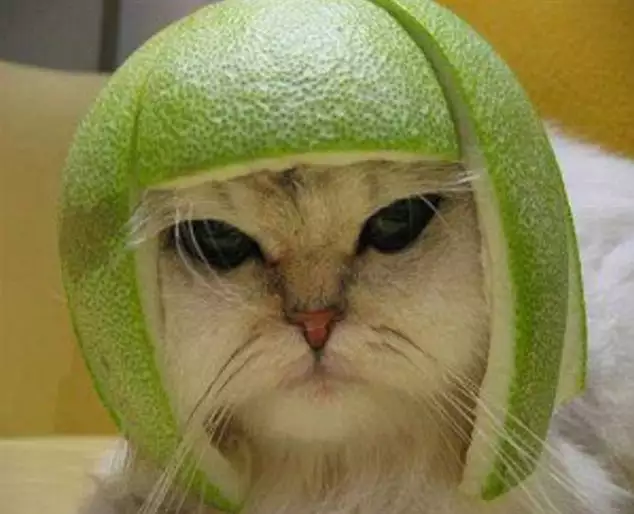
#> input picture kucing_helm.webp, 634 x 514 px
$ python fourier.py   (older library calls are emulated)
#> lines starting #> are read from the running program, lines starting #| are printed output that depends on the picture
# Vilda Azizah Wiguna (1217070085)

import cv2
import numpy as np
import matplotlib.pyplot as plt

image = cv2.imread(r"kucing_helm.webp")
#> image is the input picture: shape (514, 634, 3); mean B, G, R 78.9, 129.3, 135.7
gray = cv2.cvtColor(image,cv2.COLOR_BGR2GRAY)
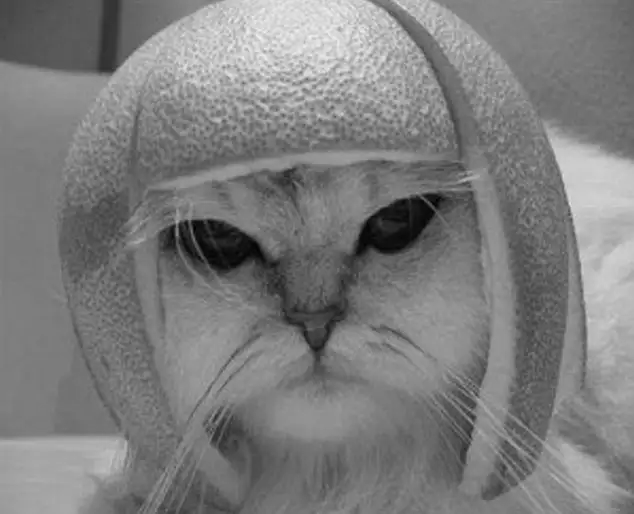
#> gray: shape (514, 634); min 0, max 241, mean 125.5
fourier = cv2.dft(np.float32(gray), flags=cv2.DFT_COMPLEX_OUTPUT)
fourier_shift = np.fft.fftshift(fourier)

#hitung fourier transform
magnitude = 20*np.log(cv2.magnitude(fourier_shift[:,:,0],fourier_shift[:,:,1]))
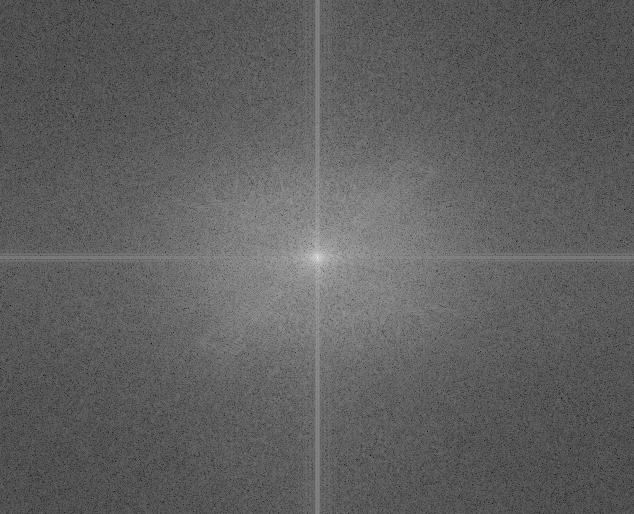
#> magnitude: shape (514, 634) float32; min 11.79, max 350.5, mean 139.1; drawn with min black and max white

#menormalisasi
magnitude = cv2.normalize(magnitude, None, 0, 255, cv2.NORM_MINMAX, cv2.CV_8UC1)

#display
plt.imshow((magnitude))
plt.show()
